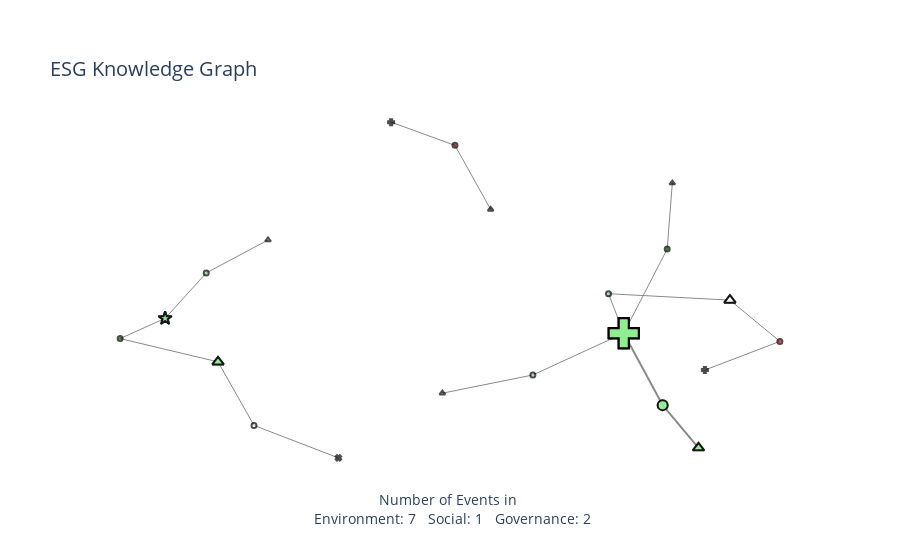

The notebook cell saved with this chart:
### Code cell
fig = go.Figure(layout = layout)

# Add all edge traces
for trace in edge_trace:
    fig.add_trace(trace)
    
# Add node trace
fig.add_trace(node_trace)

# Add hidden node trace for edge hover info
fig.add_trace(middle_node_trace)

# Remove legend
fig.update_layout(showlegend = False)

# Remove tick labels
fig.update_xaxes(showticklabels = False)
fig.update_yaxes(showticklabels = False)

# Show figure
fig.show()

### Figure 1 — Plotly figure (JSON) as saved in the notebook; plotly's stock layout.template omitted (floating-point values rounded to 4 significant figures)
{"data": [{"hoverinfo": "none", "line": {"color": "#888", "width": 1}, "mode": "lines", "type": "scatter", "x": [0.5304, 0.4089, null], "y": [0.2992, -0.09131, null]}, {"hoverinfo": "none", "line": {"color": "#888", "width": 1}, "mode": "lines", "type": "scatter", "x": [0.1546, 0.4089, null], "y": [-0.2854, -0.09131, null]}, {"hoverinfo": "none", "line": {"color": "#888", "width": 1}, "mode": "lines", "type": "scatter", "x": [-0.7591, -0.8741, null], "y": [0.1883, -0.0225, null]}, {"hoverinfo": "none", "line": {"color": "#888", "width": 2}, "mode": "lines", "type": "scatter", "x": [0.5177, 0.4089, null], "y": [-0.4255, -0.09131, null]}, {"hoverinfo": "none", "line": {"color": "#888", "width": 1}, "mode": "lines", "type": "scatter", "x": [0.8456, 0.6358, null], "y": [-0.1295, -0.2626, null]}, {"hoverinfo": "none", "line": {"color": "#888", "width": 1}, "mode": "lines", "type": "scatter", "x": [0.3662, 0.4089, null], "y": [0.0919, -0.09131, null]}, {"hoverinfo": "none", "line": {"color": "#888", "width": 1}, "mode": "lines", "type": "scatter", "x": [-0.06332, -0.2419, null], "y": [0.7808, 0.8887, null]}, {"hoverinfo": "none", "line": {"color": "#888", "width": 1}, "mode": "lines", "type": "scatter", "x": [-0.6255, -0.3894, null], "y": [-0.5195, -0.6704, null]}, {"hoverinfo": "none", "line": {"color": "#888", "width": 1}, "mode": "lines", "type": "scatter", "x": [-1, -0.8741, null], "y": [-0.1164, -0.0225, null]}, {"hoverinfo": "none", "line": {"color": "#888", "width": 1}, "mode": "lines", "type": "scatter", "x": [0.5448, 0.5304, null], "y": [0.6059, 0.2992, null]}, {"hoverinfo": "none", "line": {"color": "#888", "width": 1}, "mode": "lines", "type": "scatter", "x": [-0.09851, 0.1546, null], "y": [-0.3701, -0.2854, null]}, {"hoverinfo": "none", "line": {"color": "#888", "width": 1}, "mode": "lines", "type": "scatter", "x": [-0.5862, -0.7591, null], "y": [0.3413, 0.1883, null]}, {"hoverinfo": "none", "line": {"color": "#888", "width": 2}, "mode": "lines", "type": "scatter", "x": [0.6179, 0.5177, null], "y": [-0.6238, -0.4255, null]}, {"hoverinfo": "none", "line": {"color": "#888", "width": 1}, "mode": "lines", "type": "scatter", "x": [0.7059, 0.8456, null], "y": [0.06209, -0.1295, null]}, {"hoverinfo": "none", "line": {"color": "#888", "width": 1}, "mode": "lines", "type": "scatter", "x": [0.7059, 0.3662, null], "y": [0.06209, 0.0919, null]}, {"hoverinfo": "none", "line": {"color": "#888", "width": 1}, "mode": "lines", "type": "scatter", "x": [0.03653, -0.06332, null], "y": [0.4834, 0.7808, null]}, {"hoverinfo": "none", "line": {"color": "#888", "width": 1}, "mode": "lines", "type": "scatter", "x": [-0.7261, -0.6255, null], "y": [-0.2246, -0.5195, null]}, {"hoverinfo": "none", "line": {"color": "#888", "width": 1}, "mode": "lines", "type": "scatter", "x": [-0.7261, -1, null], "y": [-0.2246, -0.1164, null]}, {"hoverinfo": "text", "marker": {"color": ["#006400", "#90ee90", "#90ee90", "#90ee90", "#90ee90", "#ff0000", "#90ee90", "#8b0000", "#ffffff", "#006400", "#8b0000", "#006400", "#ffffff", "#ffffff", "#90ee90", "#90ee90", "#90ee90", "#90ee90", "#90ee90", "#90ee90", "#90ee90", "#90ee90", "#90ee90", "#90ee90", "#90ee90", "#90ee90", "#ffffff", "#90ee90", "#90ee90", "#90ee90"], "colorbar": {"thickness": 10, "title": {"side": "right", "text": "Sentiment Range"}, "xanchor": "left"}, "line": {"color": "black", "width": 2}, "reversescale": false, "showscale": false, "size": [5, 5, 5, 10, 10, 5, 5, 5, 5, 5, 5, 5, 10, 10, 10, 10, 10, 10, 5, 5, 25, 25, 25, 25, 25, 5, 5, 10, 10, 5], "symbol": [0, 0, 0, 0, 0, 0, 0, 0, 0, 0, 5, 5, 5, 5, 5, 5, 5, 5, 5, 5, 3, 3, 3, 3, 3, 3, 3, 17, 17, 4]}, "mode": "markers", "text": ["AGTHIA GROUP PJSC<br>Middle East<br>United Arab Emirates<br>AVG Sentiment: 68.99", "Adani Green Energy Ltd<br>Asia<br>India<br>AVG Sentiment: 14.06", "Alphabet Inc<br>Europe<br>United Kingdom<br>AVG Sentiment: 12.27", "BOMBARDIER INC-A<br>Americas<br>Canada<br>AVG Sentiment: 10.81", "BOMBARDIER INC-A<br>Americas<br>Canada<br>AVG Sentiment: 10.81", "INMED PHARMACEUTICALS INC<br>Americas<br>Canada<br>AVG Sentiment: -25.0", "Illumina Inc<br>Europe<br>United Kingdom<br>AVG Sentiment: 11.11", "Procter & Gamble Company<br>Asia<br>India<br>AVG Sentiment: -55.56", "TEIJIN LTD<br>None<br>None<br>AVG Sentiment: 7.14", "YAMAHA CORP<br>None<br>None<br>AVG Sentiment: 59.16", "Consumer Non Cyclicals<br>No. Documents: 1<br>AVG Sentiment: -55.56", "Consumer Staples<br>No. Documents: 1<br>AVG Sentiment: 68.99", "Healthcare<br>No. Documents: 2<br>AVG Sentiment: -6.94", "Healthcare<br>No. Documents: 2<br>AVG Sentiment: -6.94", "Industrials<br>No. Documents: 2<br>AVG Sentiment: 10.81", "Industrials<br>No. Documents: 2<br>AVG Sentiment: 10.81", "None<br>No. Documents: 2<br>AVG Sentiment: 33.15", "None<br>No. Documents: 2<br>AVG Sentiment: 33.15", "Technology<br>No. Documents: 1<br>AVG Sentiment: 12.27", "Utilities<br>No. Documents: 1<br>AVG Sentiment: 14.06", "Environment - Energy Management - SASB<br>No. Documents: 5<br>AVG Sentiment: 30.61", "Environment - Energy Management - SASB<br>No. Documents: 5<br>AVG Sentiment: 30.61", "Environment - Energy Management - SASB<br>No. Documents: 5<br>AVG Sentiment: 30.61", "Environment - Energy Management - SASB<br>No. Documents: 5<br>AVG Sentiment: 30.61", "Environment - Energy Management - SASB<br>No. Documents: 5<br>AVG Sentiment: 30.61", "Environment - GHG Emissions - SASB<br>No. Documents: 1<br>AVG Sentiment: 11.81", "Environment - Water Waste Management - SASB<br>No. Documents: 1<br>AVG Sentiment: 1.04", "Governance - Product Design & Lifecycle Management - SASB<br>No. Documents: 2<br>AVG Sentiment: 43.01", "Governance - Product Design & Lifecycle Management - SASB<br>No. Documents: 2<br>AVG Sentiment: 43.01", "Social - Data Security - SASB<br>No. Documents: 1<br>AVG Sentiment: 12.1"], "type": "scatter", "x": [0.5304, 0.1546, -0.7591, 0.5177, 0.5177, 0.8456, 0.3662, -0.06332, -0.6255, -1, 0.03653, 0.5448, 0.7059, 0.7059, 0.6179, 0.6179, -0.7261, -0.7261, -0.5862, -0.09851, 0.4089, 0.4089, 0.4089, 0.4089, 0.4089, -0.2419, 0.6358, -0.8741, -0.8741, -0.3894], "y": [0.2992, -0.2854, 0.1883, -0.4255, -0.4255, -0.1295, 0.0919, 0.7808, -0.5195, -0.1164, 0.4834, 0.6059, 0.06209, 0.06209, -0.6238, -0.6238, -0.2246, -0.2246, 0.3413, -0.3701, -0.09131, -0.09131, -0.09131, -0.09131, -0.09131, 0.8887, -0.2626, -0.0225, -0.0225, -0.6704]}, {"hoverinfo": "text", "marker": {"opacity": 0}, "mode": "markers", "text": ["No. of Docs: 1", "No. of Docs: 1", "No. of Docs: 1", "No. of Docs: 2", "No. of Docs: 1", "No. of Docs: 1", "No. of Docs: 1", "No. of Docs: 1", "No. of Docs: 1", "No. of Docs: 1", "No. of Docs: 1", "No. of Docs: 1", "No. of Docs: 2", "No. of Docs: 1", "No. of Docs: 1", "No. of Docs: 1", "No. of Docs: 1", "No. of Docs: 1"], "type": "scatter", "x": [0.4696, 0.2818, -0.8166, 0.4633, 0.7407, 0.3875, -0.1526, -0.5075, -0.9371, 0.5376, 0.02807, -0.6727, 0.5678, 0.7758, 0.5361, -0.0134, -0.6758, -0.8631], "y": [0.104, -0.1884, 0.0829, -0.2584, -0.196, 0.0002932, 0.8347, -0.595, -0.06945, 0.4526, -0.3277, 0.2648, -0.5246, -0.03371, 0.07699, 0.6321, -0.3721, -0.1705]}], "layout": {"paper_bgcolor": "rgba(0,0,0,0)", "plot_bgcolor": "rgba(0,0,0,0)", "showlegend": false, "title": {"font": {"size": 20}, "text": "<br> ESG Knowledge Graph </br>"}, "xaxis": {"showgrid": false, "showticklabels": false, "title": {"text": "Number of Events in <br> Environment: 7   Social: 1   Governance: 2"}, "zeroline": false}, "yaxis": {"showgrid": false, "showticklabels": false, "zeroline": false}}}
